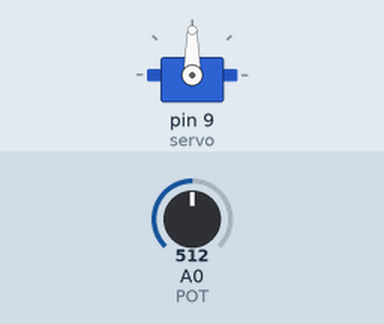
A sketch run on a simulated Arduino Uno, built with avr-gcc and run on an emulated ATmega328P. On the bench: servo. The test bench sets the inputs (shaded band); at power-on: A0 (POT) = 512.

Above: at 1.2 s.
1.3 s: A0 (POT) set to 716
At 2.0 s:
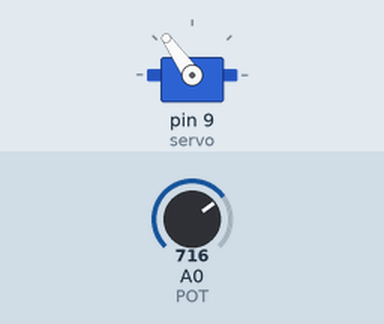
2.8 s: A0 (POT) set to 900
At 3.2 s:
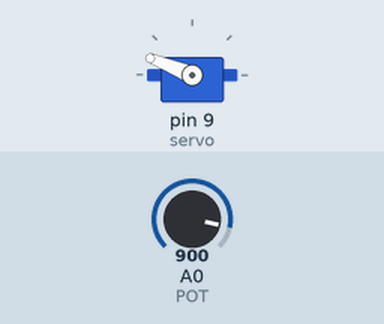
4.3 s: A0 (POT) set to 1023
At 5.5 s:
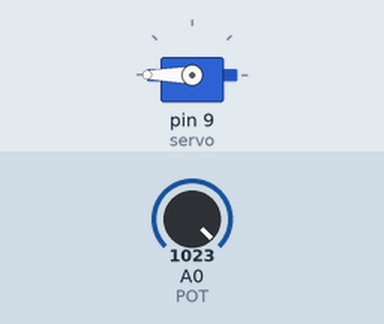
5.8 s: A0 (POT) set to 306
At 6.6 s:
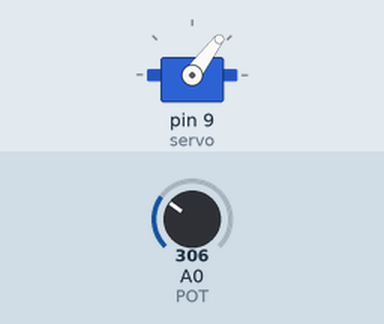
7.3 s: A0 (POT) set to 122
At 7.8 s:
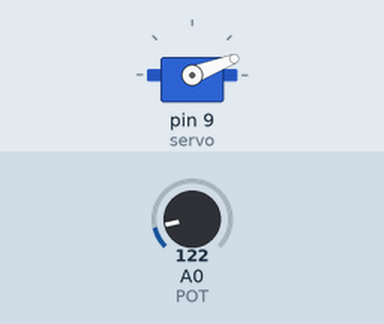
Timing chart, 0 to 9.8 s (numbered marks = the images above; inputs shaded):
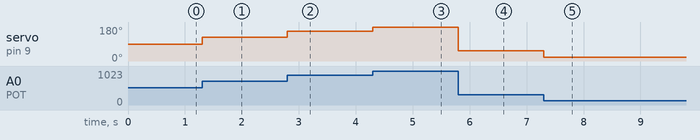

Measured:
- after the input at 1.3 s, servo on pin 9 (servo): 90° → 125° at once
- after the input at 2.8 s, servo on pin 9 (servo): 125° → 158° at once
- after the input at 4.3 s, servo on pin 9 (servo): 158° → 180° at once
- after the input at 5.8 s, servo on pin 9 (servo): 180° → 53° at once
- after the input at 7.3 s, servo on pin 9 (servo): 53° → 21° at once

The sketch:

S07_S1_2.ino
```cpp
#include <Servo.h>

int POT = A0;
Servo servo;
int value=0;

void setup() {
  servo.attach(9);
  pinMode(POT, INPUT);
}

void loop() {
  value = analogRead(POT);
  int angle = map(value, 0, 1023, 0, 180);
  servo.write(angle);
}
```
